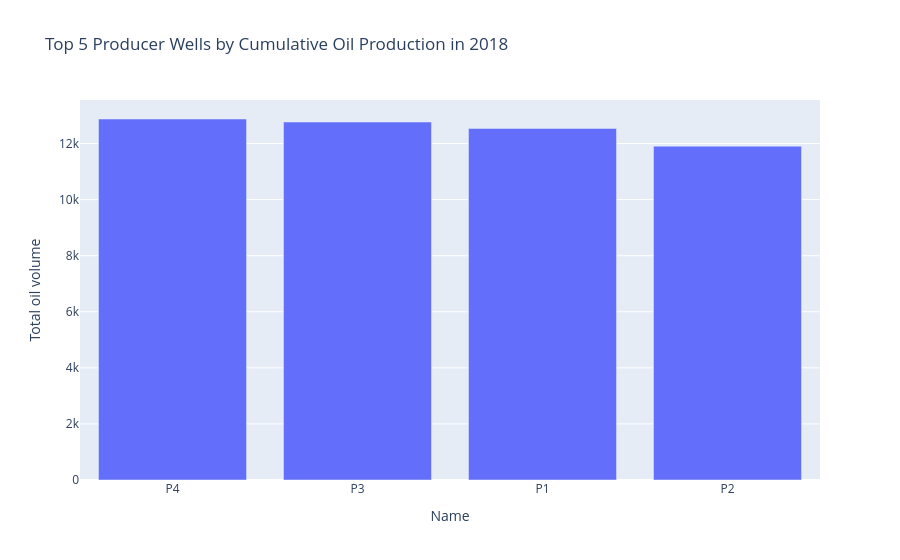
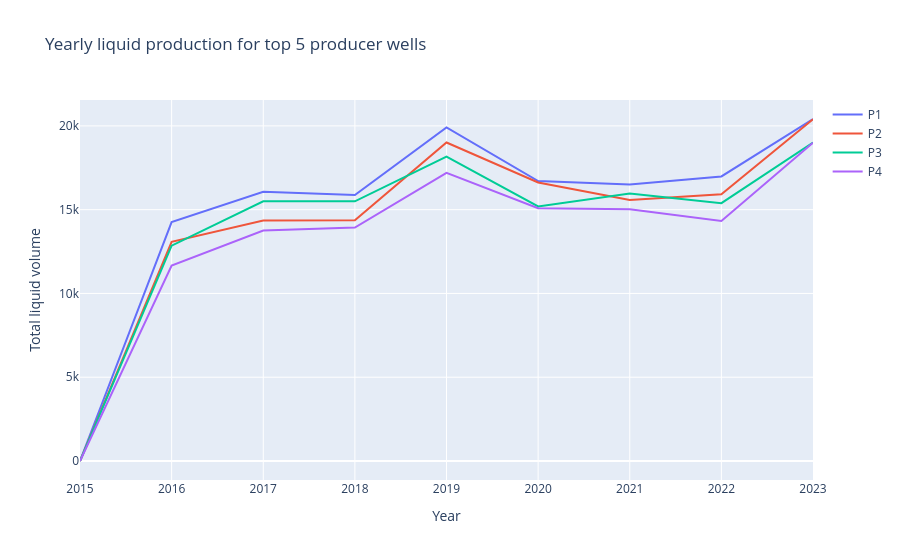
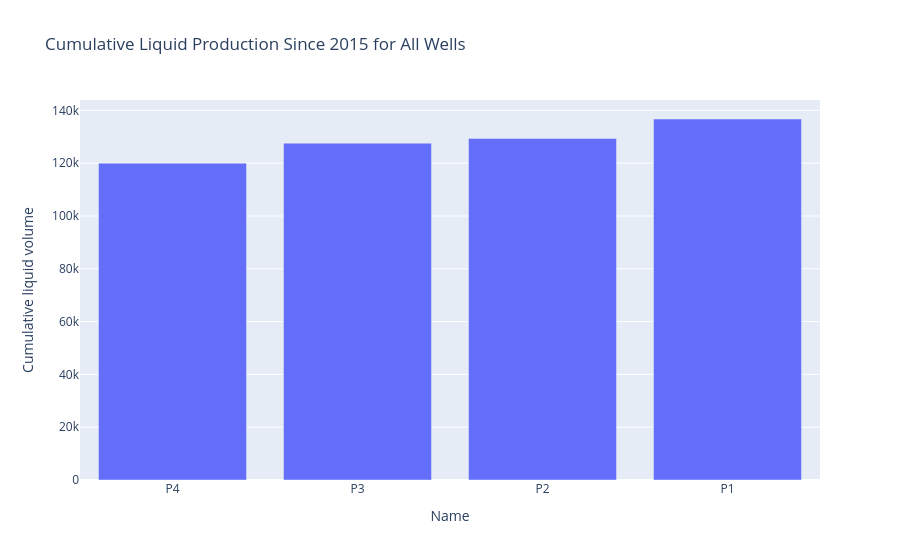

Source (notebook cell) for these figures, in order:
### Code cell


### Figure 1 — Plotly figure (JSON) as saved in the notebook; plotly's stock layout.template omitted (floating-point values rounded to 4 significant figures)
{"data": [{"name": "Total oil volume", "orientation": "v", "type": "bar", "x": ["P4", "P3", "P1", "P2"], "y": [12880.0, 12770.0, 12540.0, 11910.0]}], "layout": {"barmode": "group", "title": {"text": "Top 5 Producer Wells by Cumulative Oil Production in 2018"}, "xaxis": {"title": {"text": "Name"}}, "yaxis": {"title": {"text": "Total oil volume"}}}}

### Figure 2 — Plotly figure (JSON) as saved in the notebook; plotly's stock layout.template omitted (floating-point values rounded to 4 significant figures)
{"data": [{"mode": "lines", "name": "P1", "type": "scatter", "x": [2015, 2016, 2017, 2018, 2019, 2020, 2021, 2022, 2023], "y": [0, 14260.0, 16060.0, 15880.0, 19910.0, 16710.0, 16510.0, 16980.0, 20410.0]}, {"mode": "lines", "name": "P2", "type": "scatter", "x": [2015, 2016, 2017, 2018, 2019, 2020, 2021, 2022, 2023], "y": [0, 13080.0, 14350.0, 14370.0, 19010.0, 16630.0, 15570.0, 15930.0, 20390.0]}, {"mode": "lines", "name": "P3", "type": "scatter", "x": [2015, 2016, 2017, 2018, 2019, 2020, 2021, 2022, 2023], "y": [0, 12850.0, 15500.0, 15500.0, 18170.0, 15190.0, 15960.0, 15390.0, 19010.0]}, {"mode": "lines", "name": "P4", "type": "scatter", "x": [2015, 2016, 2017, 2018, 2019, 2020, 2021, 2022, 2023], "y": [0, 11670.0, 13750.0, 13930.0, 17200.0, 15080.0, 15030.0, 14320.0, 19000.0]}], "layout": {"title": {"text": "Yearly liquid production for top 5 producer wells"}, "xaxis": {"title": {"text": "Year"}}, "yaxis": {"title": {"text": "Total liquid volume"}}}}

### Figure 3 — Plotly figure (JSON) as saved in the notebook; plotly's stock layout.template omitted (floating-point values rounded to 4 significant figures)
{"data": [{"name": "Cumulative liquid volume", "orientation": "v", "type": "bar", "x": ["P4", "P3", "P2", "P1"], "y": [120000.0, 127600.0, 129300.0, 136700.0]}], "layout": {"barmode": "group", "title": {"text": "Cumulative Liquid Production Since 2015 for All Wells"}, "xaxis": {"title": {"text": "Name"}}, "yaxis": {"title": {"text": "Cumulative liquid volume"}}}}
